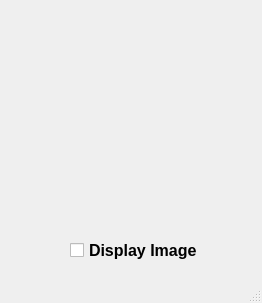
<?xml version="1.0" encoding="UTF-8"?>
<ui version="4.0">
 <class>MainWindow</class>
 <widget class="QMainWindow" name="MainWindow">
  <property name="windowModality">
   <enum>Qt::WindowModal</enum>
  </property>
  <property name="geometry">
   <rect>
    <x>0</x>
    <y>0</y>
    <width>262</width>
    <height>303</height>
   </rect>
  </property>
  <property name="sizePolicy">
   <sizepolicy hsizetype="Fixed" vsizetype="Fixed">
    <horstretch>0</horstretch>
    <verstretch>0</verstretch>
   </sizepolicy>
  </property>
  <property name="windowTitle">
   <string>Display Image Example</string>
  </property>
  <widget class="QWidget" name="centralwidget">
   <widget class="QLabel" name="labelPicture">
    <property name="geometry">
     <rect>
      <x>20</x>
      <y>20</y>
      <width>221</width>
      <height>201</height>
     </rect>
    </property>
    <property name="text">
     <string/>
    </property>
   </widget>
   <widget class="QCheckBox" name="checkBoxDisplayImage">
    <property name="geometry">
     <rect>
      <x>70</x>
      <y>240</y>
      <width>141</width>
      <height>21</height>
     </rect>
    </property>
    <property name="font">
     <font>
      <pointsize>12</pointsize>
      <weight>75</weight>
      <bold>true</bold>
     </font>
    </property>
    <property name="text">
     <string>Display Image</string>
    </property>
    <property name="tristate">
     <bool>false</bool>
    </property>
   </widget>
  </widget>
  <widget class="QMenuBar" name="menubar">
   <property name="geometry">
    <rect>
     <x>0</x>
     <y>0</y>
     <width>262</width>
     <height>21</height>
    </rect>
   </property>
  </widget>
  <widget class="QStatusBar" name="statusbar"/>
 </widget>
 <resources/>
 <connections/>
</ui>
